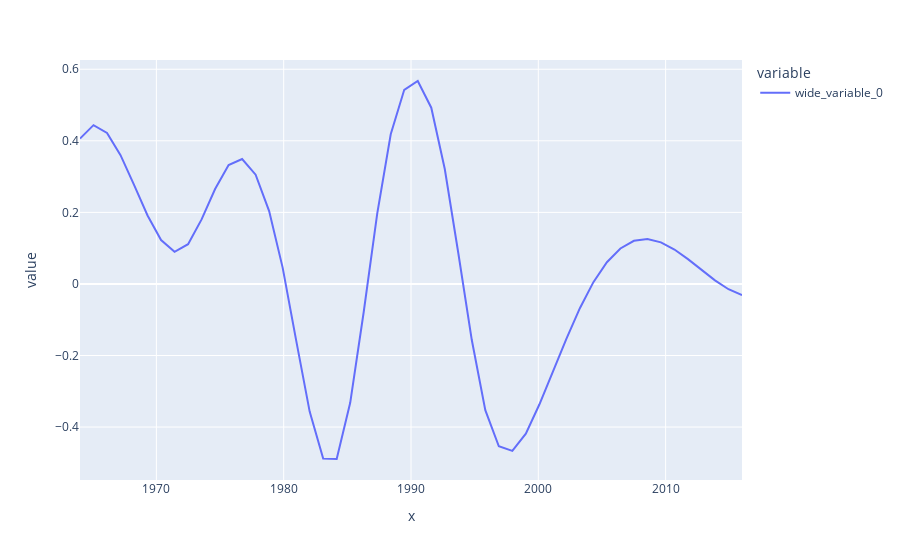

Here is the notebook cell this chart was saved with:
### Code cell
year_pivot_df = pd.pivot(gold_df, index='Year', columns='NOC', values='TotalMedals')
year_pivot_df = year_pivot_df.fillna(value=0)
velocity_df = pd.DataFrame(np.gradient(year_pivot_df.to_numpy(), 4, axis=0), columns=year_pivot_df.columns)
velocity_df.set_index(year_pivot_df.index, inplace=True)
display(velocity_df)

acceleration_df = pd.DataFrame(np.gradient(velocity_df.to_numpy(), 4, axis=0), columns=year_pivot_df.columns)
acceleration_df.set_index(year_pivot_df.index, inplace=True)
display(acceleration_df)

import plotly.express as px
from scipy import interpolate
ita = interpolate.splrep(acceleration_df.index, acceleration_df.ITA, s=0)
x_plot = np.linspace(1964, 2016, 50)
fig = px.line(acceleration_df, x=x_plot, y=[interpolate.splev(x_plot, ita)])
fig.show()

### Figure 1 — Plotly figure (JSON) as saved in the notebook; plotly's stock layout.template omitted (floating-point values rounded to 4 significant figures)
{"data": [{"hovertemplate": "variable=wide_variable_0<br>x=%{x}<br>value=%{y}<extra></extra>", "legendgroup": "wide_variable_0", "line": {"color": "#636efa", "dash": "solid"}, "marker": {"symbol": "circle"}, "mode": "lines", "name": "wide_variable_0", "orientation": "v", "showlegend": true, "type": "scatter", "x": [1964.0, 1965.0, 1966.0, 1967.0, 1968.0, 1969.0, 1970.0, 1971.0, 1972.0, 1974.0, 1975.0, 1976.0, 1977.0, 1978.0, 1979.0, 1980.0, 1981.0, 1982.0, 1983.0, 1984.0, 1985.0, 1986.0, 1987.0, 1988.0, 1989.0, 1991.0, 1992.0, 1993.0, 1994.0, 1995.0, 1996.0, 1997.0, 1998.0, 1999.0, 2000.0, 2001.0, 2002.0, 2003.0, 2004.0, 2005.0, 2006.0, 2008.0, 2009.0, 2010.0, 2011.0, 2012.0, 2013.0, 2014.0, 2015.0, 2016.0], "xaxis": "x", "y": [0.4063, 0.4437, 0.422, 0.36, 0.2768, 0.1914, 0.1227, 0.08992, 0.1111, 0.1803, 0.2652, 0.3321, 0.349, 0.3054, 0.2035, 0.04564, -0.1579, -0.3568, -0.4882, -0.4892, -0.3322, -0.07844, 0.1966, 0.4182, 0.5426, 0.5672, 0.4925, 0.3213, 0.08647, -0.1568, -0.3526, -0.4537, -0.4664, -0.4183, -0.3369, -0.2455, -0.1536, -0.06781, 0.005023, 0.06071, 0.09917, 0.1207, 0.1257, 0.1163, 0.09621, 0.06929, 0.03929, 0.01, -0.01477, -0.03125], "yaxis": "y"}], "layout": {"legend": {"title": {"text": "variable"}, "tracegroupgap": 0}, "margin": {"t": 60}, "xaxis": {"anchor": "y", "domain": [0.0, 1.0], "title": {"text": "x"}}, "yaxis": {"anchor": "x", "domain": [0.0, 1.0], "title": {"text": "value"}}}}
